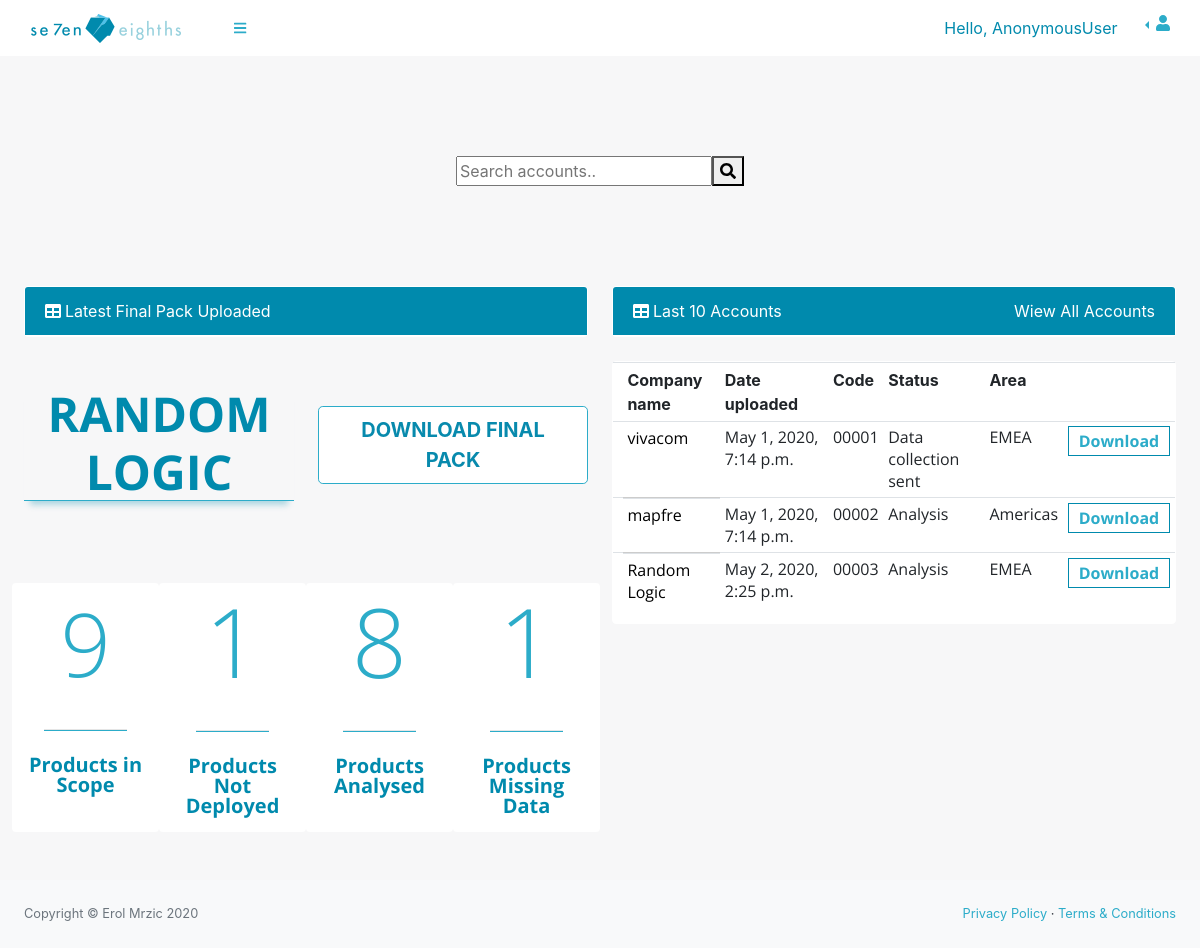
Before: /test with the older database file.
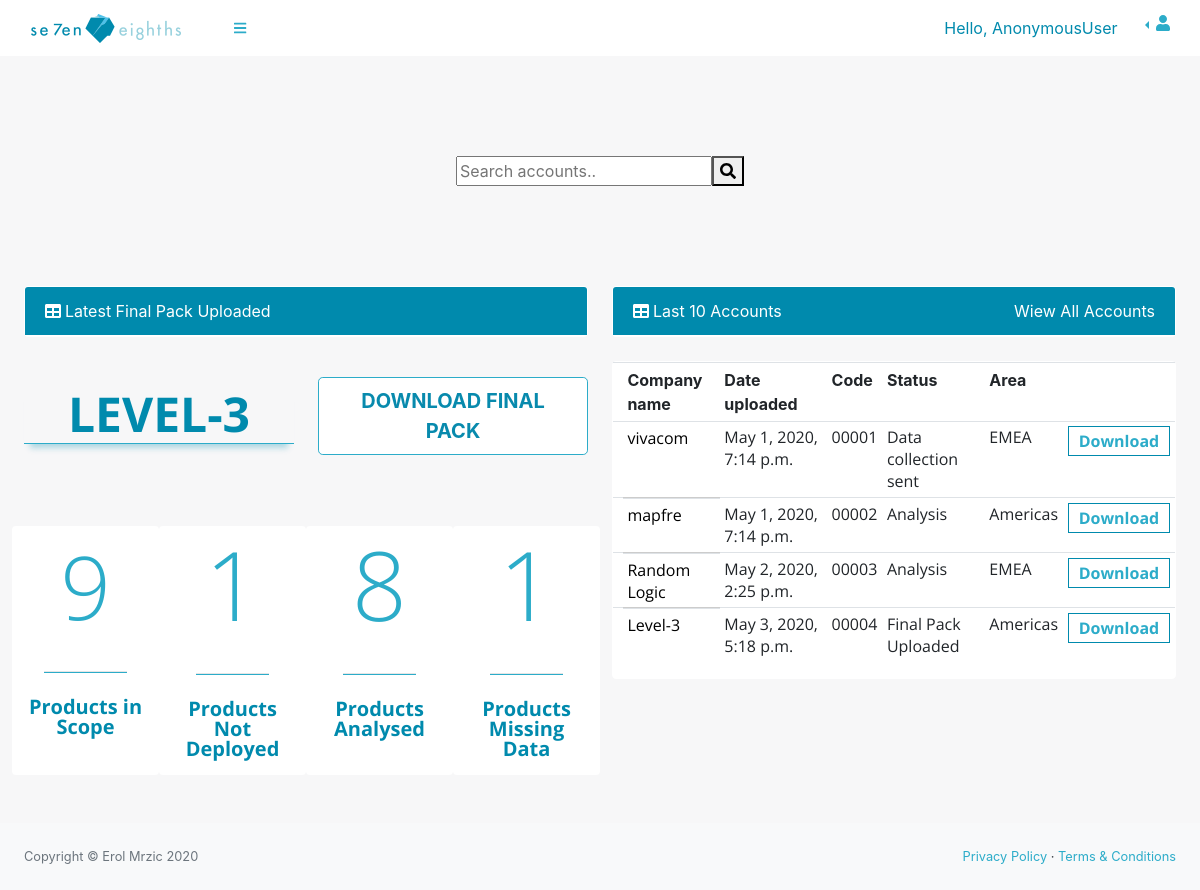
After: the same page with the newer database file.
### base/models.py (models this page shows, shortened)
class Account(models.Model):
    AREAS = (
        ('EMEA', 'EMEA'),
        ('Americas', 'Americas'),
    )
    STATUS = (
        ('Data collection sent', 'Data collection sent'),
        ('Data Received', 'Data Received'),
        ('Analysis', 'Analysis'),
        ('Final Pack Uploaded', 'Final Pack Uploaded'),
    )
    username = models.ForeignKey(
        Access, blank=True,  null=True, on_delete=models.DO_NOTHING)
    name = models.CharField(max_length=30)
    code = models.CharField(max_length=30)
    dateReceived = models.DateTimeField(auto_now_add=True)
    dateUploaded = models.DateTimeField(auto_now_add=True)
    status = models.CharField(max_length=30, null=True, choices=STATUS)
    area = models.CharField(max_length=10, choices=AREAS)
    finalPack = models.FileField(null=True, blank=True)

### base/views.py (the view)
# urls.py: path('test', views.test, name='test'),
def test(request):
    accounts = Account.objects.all()
    users = Access.objects.all()
    myAccessFilter = AccessFilter(request.GET, queryset=users)
    users = myAccessFilter.qs
    myAccountFilter = AccountFilter(request.POST, queryset=accounts)
    accounts = myAccountFilter.qs
    context = {'accounts': accounts, 'users': users,
               'myAccessFilter': myAccessFilter, 'myAccountFilter': myAccountFilter}
    return render(request, 'base/test.html', context)

### base/templatetags/groupFilter.py (called while the page is built)
@register.filter(name='has_group')
def has_group(user, group_name):
    return user.groups.filter(name=group_name).exists()

### base/templates/base/test.html (shortened to what the changed rows need)
{% extends 'base/navbars/sidenav.html' %} {% block content %}{%block body %}
<body class="sb-nav-fixed sb-sidenav-toggled">
  {% endblock %}
  {% load groupFilter %}
  <div id="layoutSidenav_content">
    <main>
      <div class="container-fluid">
        <div class="details show">
          <section class="row">
            <div class=" col-xl-6">
              <div class="row">
                <h1 class=" col-xl-6 mt-4">
                  <div style="
                    font-size: larger;
                    font-weight: bold;
                    border-bottom: 1px solid #2cacc9;
                    margin-bottom: 50px;
                    color:#008aad;
                    -webkit-box-shadow: 0 10px 6px -6px rgba(0, 138, 173, 0.3);
                    -moz-box-shadow: 0 10px 6px -6px rgba(0, 138, 173, 0.3);
                    box-shadow: 0 10px 6px -6px rgba(0, 138, 173, 0.3);
                    text-align: center!important; text-transform: uppercase;
                    " class="mx-auto ">
                    {{ accounts.last.name }}
                </h1>
              </div>
              <div class="row">
                <div class="card col-xl-3 mb-5 col-md-6 jumbocard tab-link nav-link" href="#scope">
                  <h1 class="display-2">9</h1>
                </div>
                <div class="card col-xl-3 mb-5 col-md-6 jumbocard tab-link" href="#not-deployed">
                  <h1 class="display-1">1</h1>
                </div>
                <div class="card col-xl-3 mb-5 col-md-6 jumbocard tab-link" href="#analysed">
                  <h1 class="display-1">8</h1>
                </div>
                <div class="card col-xl-3 mb-5 col-md-6 jumbocard tab-link" href="#missing-data">
                  <h1 class="display-1">1</h1>
                </div>
              </div>
            </div>
            <div class="col-xl-6">
              <div class="card card-body">
                <table class="table table-sm">
                  <tr>
                    <th></th>
                    <th>Company name</th>
                    <th>Date uploaded</th>
                    <th>Code</th>
                    <th>Status</th>
                    <th>Area</th>
                    <th></th>
                  </tr>
                  {% for account in accounts %}
                  <tr class="t-rows">
                    <td></td>
                    <td class="link">{{account.name}}</td>
                    <td>{{account.dateUploaded}}</td>
                    <td>{{account.code}}</td>
                    <td>{{account.status}}</td>
                    <td>{{account.area}}</td>
                    <td><a type="button">Download</td>
                  </tr>
                  {% endfor %}
                </table>
              </div>
            </div>
          </section>
        </div>
      </div>
    </main>
  </div>
  {% endblock %}

Changed rows visible on the page:
added Account: last.name "LEVEL-3", name "Level-3", dateUploaded "May 3, 2020, 5:18 p.m.", code "00004", status "Final Pack Uploaded", area "Americas"
Other visible differences:
{{ accounts.last.name }}: "RANDOM LOGIC" → "LEVEL-3"
